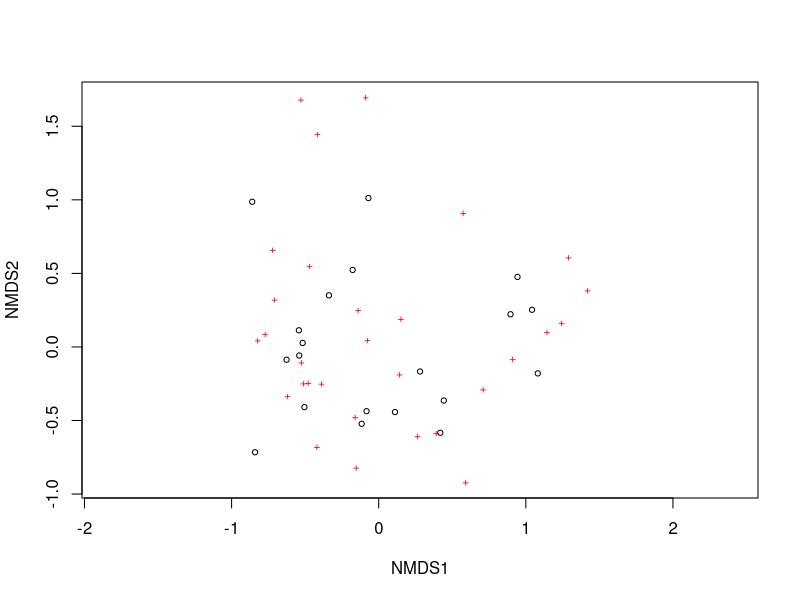
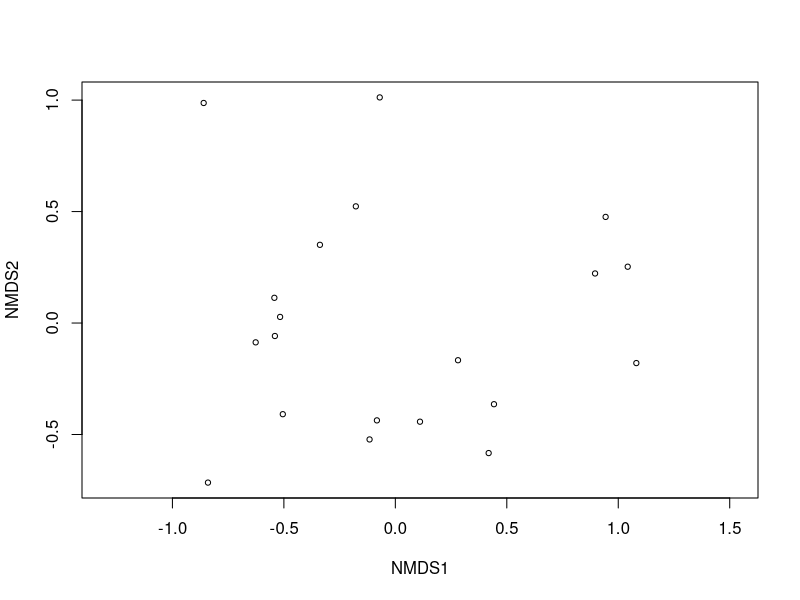
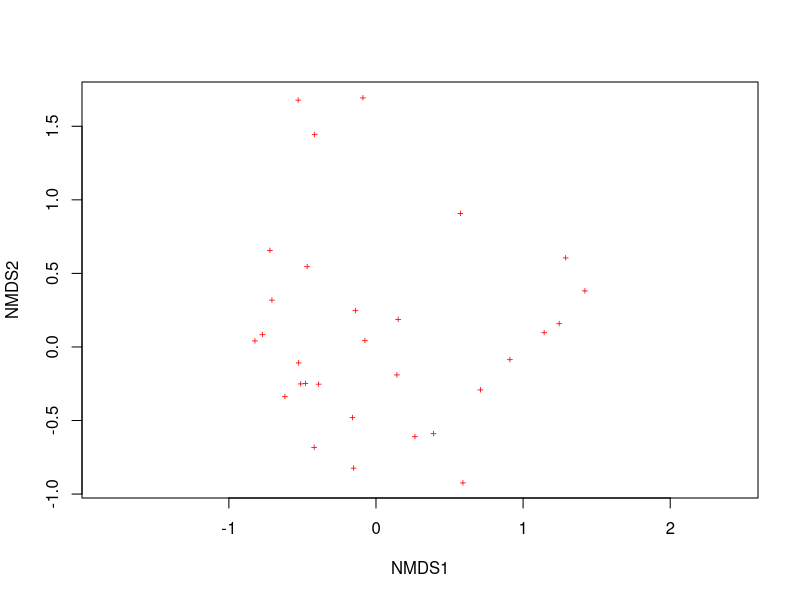
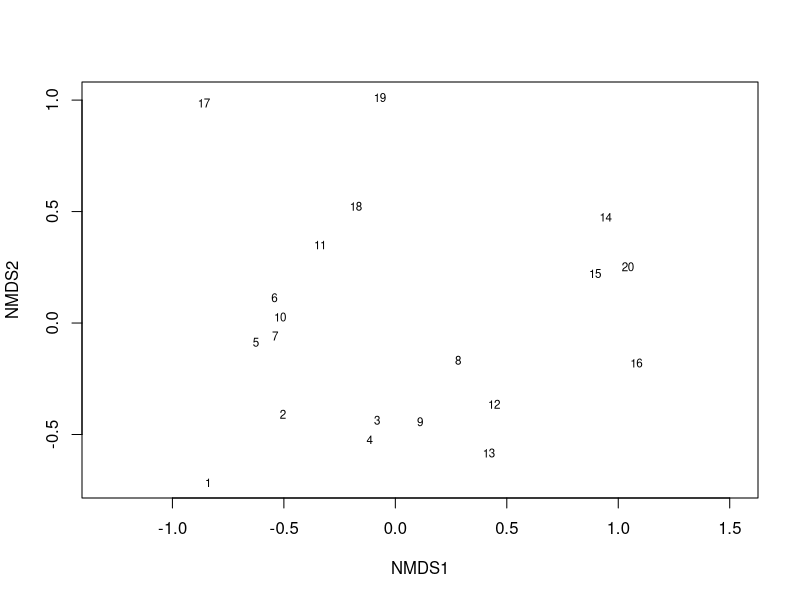
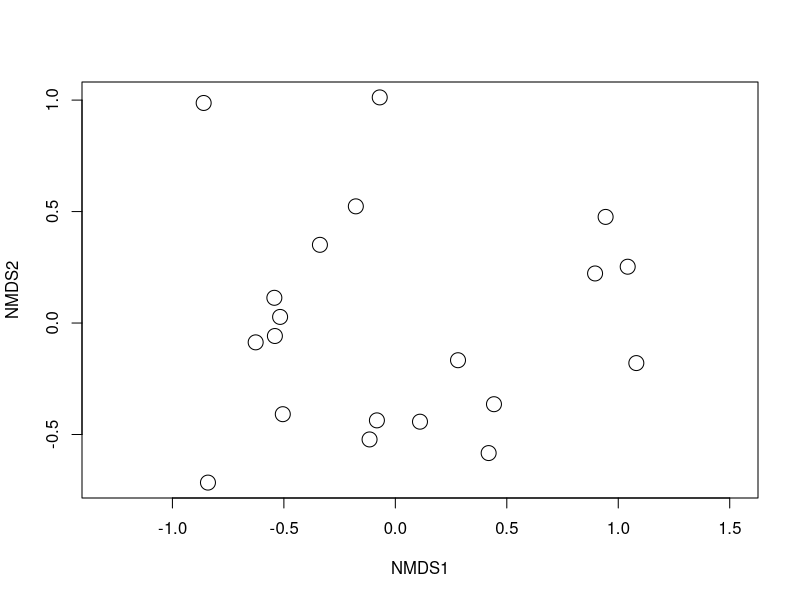
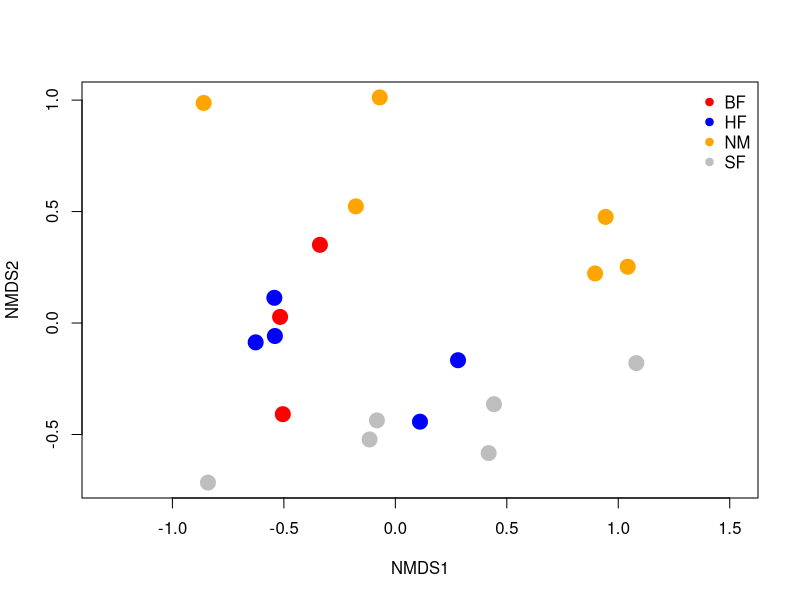
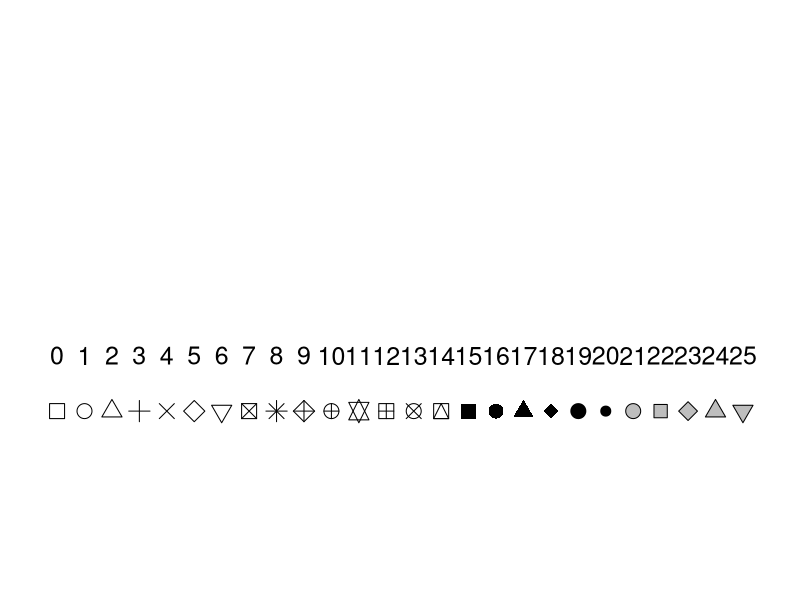
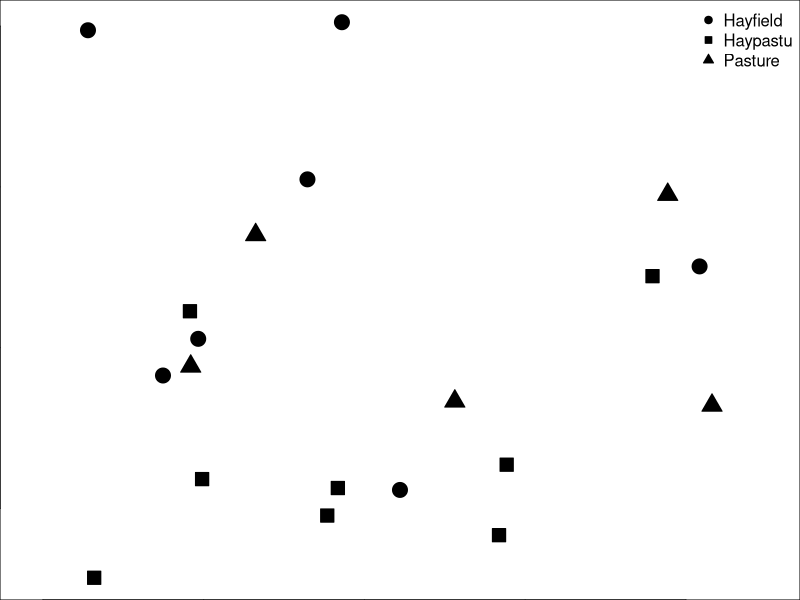

These charts were generated, in order, by the following R code:
## ---- chunk 1
knitr::opts_chunk$set(comment = "", cache = TRUE, crop = TRUE)
knitr::knit_hooks$set(crop = knitr::hook_pdfcrop)
## ---- chunk 2
library("vegan")
data(dune)
data(dune.env)
## ---- chunk 3
head(dune[,1:10], n=3)
## ---- chunk 4
head(dune.env, n=3)
summary(dune.env)
## ---- chunk 5
dune.bray.ord <- metaMDS(dune, distance = "bray", k = 2, trymax = 50)
## ---- chunk 6
plot(dune.bray.ord)
## ---- chunk 7
plot(dune.bray.ord, display = "sites")
## ---- chunk 8
plot(dune.bray.ord, display = "species")
## ---- chunk 9
plot(dune.bray.ord, display = "sites", type = "t")
## ---- chunk 10
plot(dune.bray.ord, display = "sites", cex=2)
## ---- chunk 11
colors.vec <- c("red", "blue", "orange", "grey")
plot(dune.bray.ord, display = "sites", type = "n")
points(dune.bray.ord, display = "sites", cex=2, pch = 21, 
       col = colors.vec[dune.env$Management], 
       bg = colors.vec[dune.env$Management])
legend("topright", legend = levels(dune.env$Management), bty = "n",
                      col = colors.vec, pch = 21, pt.bg = colors.vec)
## ---- chunk 12
par(mar = rep(0,4))
plot(c(-1, 26), 0:1, type = "n", axes = FALSE)
text(0:25, 0.4, 0:25, cex = 1.5)
points(0:25, rep(0.3, 26), pch = 0:25, bg = "grey", cex = 2)
## ---- chunk 13
shapes.vec <- c(21, 22, 24)
plot(dune.bray.ord, display = "sites", type = "n")
points(dune.bray.ord, display = "sites", cex=2, bg = "black", 
       pch = shapes.vec[dune.env$Use])
legend("topright", legend = levels(dune.env$Use), bty = "n",
                      col = "black", pch = shapes.vec, pt.bg = "black")
## ---- chunk 14
colors.vec <- c("red", "blue", "orange", "grey")
shapes.vec <- c(21, 22, 24)
plot(dune.bray.ord, display = "sites", type = "n")
points(dune.bray.ord, display = "sites", cex=2, 
       pch = shapes.vec[dune.env$Use], 
       col = colors.vec[dune.env$Management], 
       bg = colors.vec[dune.env$Management])
legend("topright", legend = levels(dune.env$Management), bty = "n",
                      col = colors.vec, pch = 21, pt.bg = colors.vec)
legend(1.4,1.05, legend = levels(dune.env$Use), bty = "n",
                      col = "black", pch = shapes.vec, pt.bg = "black")
## ---- chunk 15
# Just points
plot(dune.bray.ord, display = "sites", cex=2)
## ---- chunk 16
plot(dune.bray.ord, display = "sites", cex=2)
ordihull(dune.bray.ord,groups = dune.env$Management, label = TRUE)
## ---- chunk 17
plot(dune.bray.ord, display = "sites", cex=2)
ordihull(dune.bray.ord,groups = dune.env$Management, label = TRUE, col = "blue")
## ---- chunk 18
plot(dune.bray.ord, display = "sites", cex=2)
ordihull(dune.bray.ord,groups = dune.env$Management, label = TRUE, col = "blue")
ordispider(dune.bray.ord,groups = dune.env$Management, label = TRUE)
## ---- chunk 19
# Plot first, then add layers
plot(dune.bray.ord, display = "sites", cex=2)
## ---- chunk 20
plot(dune.bray.ord, display = "sites", cex=2)
ordispider(dune.bray.ord,groups = dune.env$Management, label = TRUE)
## ---- chunk 21
plot(dune.bray.ord, type = "n")
## ---- chunk 22
plot(dune.bray.ord, type = "n")
points(dune.bray.ord,display = "sites", cex = 2)
## ---- chunk 23
plot(dune.bray.ord, display = "sites", type = "n")
## ---- chunk 24
plot(dune.bray.ord, display = "sites", type = "n")
points(dune.bray.ord, display = "sites", cex = 2)
## ---- chunk 25
plot(dune.bray.ord, display = "sites", type = "n")
points(dune.bray.ord,display = "sites", cex = 2)
ordispider(dune.bray.ord,groups = dune.env$Management, label = TRUE)
## ---- chunk 26
plot(dune.bray.ord, display = "sites", type = "n")
points(dune.bray.ord, display = "sites", cex = 2)
ordiellipse(dune.bray.ord,groups = dune.env$Management, label = TRUE)
## ---- chunk 27
plot(dune.bray.ord, display = "sites", type = "n")
points(dune.bray.ord,display = "sites", cex = 2)
ordisurf(dune.bray.ord,dune.env$A1, add = TRUE)
## ---- chunk 28
dune.bray.ord.A1.fit <- envfit(dune.bray.ord,dune.env$A1, permutations = 1000)
dune.bray.ord.A1.fit
## ---- chunk 29
plot(dune.bray.ord, display = "sites", type = "n")
points(dune.bray.ord,display = "sites", cex = 2)
plot(dune.bray.ord.A1.fit, add = TRUE)
ordisurf(dune.bray.ord,dune.env$A1, add = TRUE)
